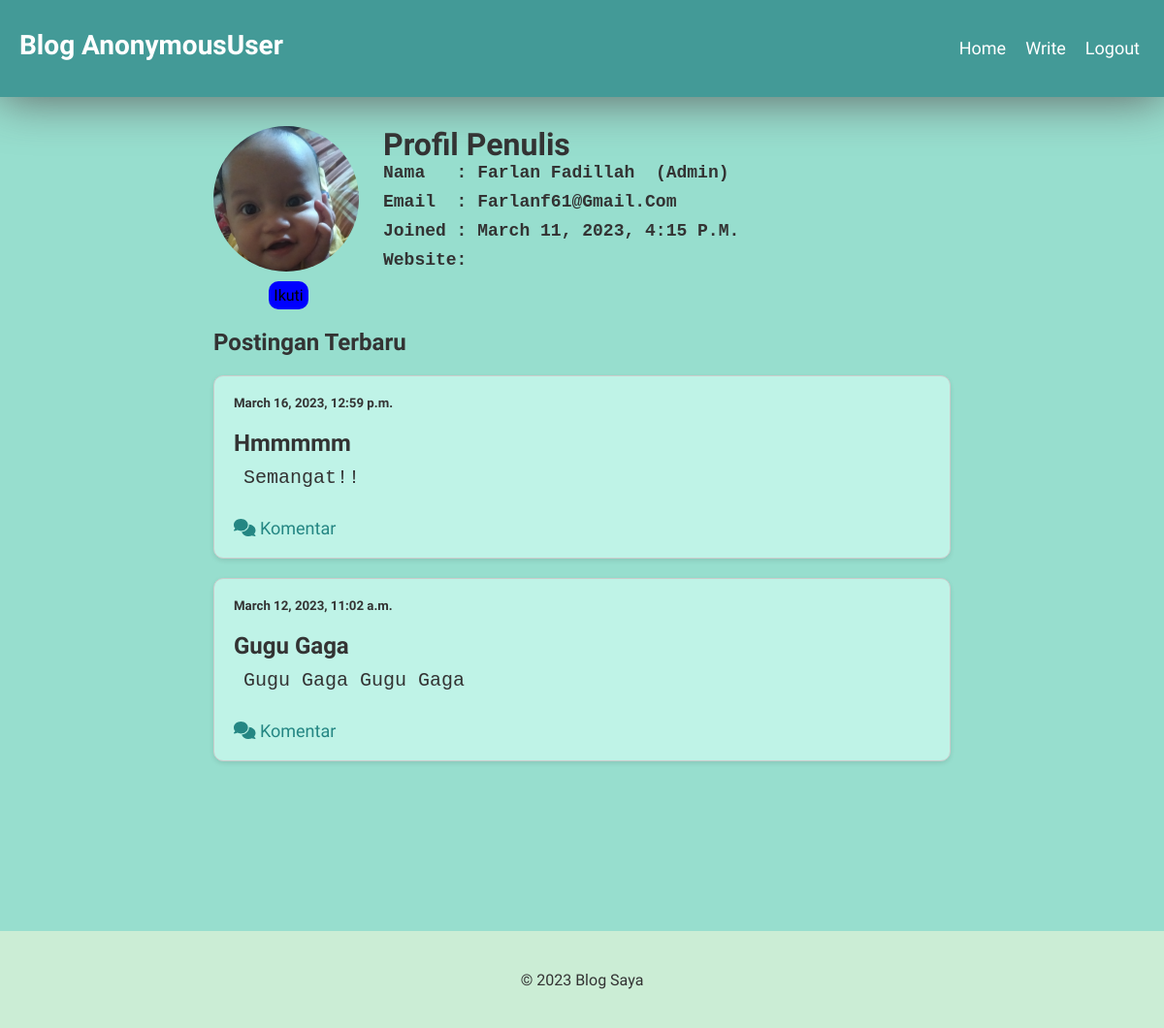
/profile/admin, run on the app's committed database.
### Main/models.py (models this page shows, shortened)
class ProfileImg(models.Model):
    image = models.ImageField(upload_to='images/', default='default-profile.jpg')
    user_id = models.IntegerField()

class Content(models.Model):
    content = models.CharField(max_length=10000)
    title = models.CharField(max_length=10000)
    date = models.DateTimeField(default=datetime.now(), blank=True)
    writer_id = models.IntegerField()

### Main/views.py (the view, shortened to what this page needs)
# urls.py: path('profile/<str:username>', views.profile, name="profile"),
def profile(request, username):
    have_profile = None
    user_content = []
    is_login = False
    already_follow = False
    if str(request.user) != str(username):
        data_user = User.objects.get(username=username)
        already_follow = Followed.objects.filter(my_id = request.user.id, followed_id = data_user.id).exists()
        image = ProfileImg.objects.get(user_id = data_user.id).image
        print(str(image) == 'default-profile.jpg')
        if str(image) == 'default-profile.jpg': # Kondisi ketika foto profil tidak ada
            image = False
        for content in Content.objects.filter(writer_id = data_user.id):
            user_content += [
                UserContents(
                name = User.objects.get(id = content.writer_id).username,
                content = content.content,
                date = content.date,
                title = content.title,
                content_id = content.id
                )]
        user_content = sorted(user_content, key=lambda x: x.date, reverse=True)
        return render(request, 'profile.html', {'datauser':data_user, 'contents':user_content, 'is_login':is_login, 'profileimg':image, 'already_follow' : already_follow})

### template/profile.html (shortened to what this page needs)
{% extends 'base.html' %}
{% block navbar %}
<ul class="navbar-nav">
    <li class="nav-item">
        <a href="/home/{{request.user}}" class="nav-link">Home</a>
    </li>
    <li class="nav-item">
        <a href="/home/{{request.user}}/post" class="nav-link">Write</a>
    </li>
    <li class="nav-item">
        <a href="{% url 'logout' %}" class="nav-link">Logout</a>
    </li>
</ul>
{% endblock %}
{% block content %}
<main class="profile_main">
    <div class="profile">
        {% if is_login %}
        <form action="/uploadimg" method="post" enctype="multipart/form-data">
            {% csrf_token %}
            <div class="profile-image">
                {% if profileimg != False %}
                <img id="image-preview" src="{{MEDIA_URL}}/images/{{profileimg}}">
                {% else %}
                <img id="image-preview" src="{{MEDIA_URL}}/images/default/default-profile.jpg">
                {% endif %}
                <label for="image-upload" class="choose-btn">
                    <i class="fa fa-upload"></i> Choose Photo
                </label>
                <input type="file" id="image-upload" name="image" onchange="previewImage(event)">
                <input hidden type="submit" value="Save" class="upload-btn" id="save-btn">
            </div>
        </form>
        {% else %}
        <div class="profile-image">
            {% if profileimg != False %}
            <img id="image-preview" src="{{MEDIA_URL}}/images/{{profileimg}}">
                {% if already_follow %}
                <a style="background-color: white;" href="/follow/{{datauser.id}}">Berhenti Mengikuti</a>
                {% else %}
                <a style="background-color: blue;" href="/follow/{{datauser.id}}">Ikuti</a>
                {% endif %}
            {% endif %}
        </div>
        {% endif %}
        <div class="profile-info">
            {% if is_login %}
            <h1>Profil Anda <a href="/setting">&emsp; edit</a></h1>
            {% else %}
            <h1>Profil Penulis</h1>
            {% endif %}
            <ul>
                <li class="profile_list"><pre>Nama   : {{datauser.first_name}} {{datauser.last_name}}  ({{datauser.username}})</pre></li>
                <li class="profile_list"><pre>Email  : {{datauser.email}}</pre> </li>
                <li class="profile_list"><pre>Joined : {{datauser.date_joined}}</pre></li>
                <li class="profile_list"><pre>Website:</pre> <a href="#"></a></li>
            </ul>
        </div>
    </div>
    <section class="profile_section">
        <h2>Postingan Terbaru</h2>
        {% for content in contents %}
        <div class="content-box">
            {% if is_login %}
            <h5>{{content.date}}
                <a href="/edit/{{content.content_id}}"><i class="fa-regular fa-pen-to-square"></i></a></h5>
            {% else %}
            <h5>{{content.date}}</h5>
            {% endif %}
            <h2>{{content.title}}</h2>
            <pre class="mypree">{{content.content}}</pre>
            {% if is_login %}
            <div class="comment-btn">
                <a href="/content/{{content.name}}/{{content.content_id}}" type="submit"
                    class='content-name'><i class="fa-solid fa-comments"></i> Komentar</a>
                <a href="/delete/{{content.content_id}}" onclick="return confirm('Are you sure you want to delete this content?')"><i class="fa-regular fa-trash-can"></i></a>
            </div>
            {% else %}
            <div class="comment-btn">
                <a href="/content/{{content.name}}/{{content.content_id}}" type="submit"
                    class='content-name'><i class="fa-solid fa-comments"></i> Komentar</a>
            </div>
            {% endif %}
        </div>
        {% empty %}
        <article>
            <h3>Belum ada Postingan</h3>
        </article>
        {% endfor %}
    </section>
</main>
{% endblock %}

### static/base.css (style rules this page uses)
:root { --primary-color: #0086c9; --secondary-color: #f7f7f7; --background-color: #ffffff; --text-color: #333333; }
* { margin: 0; padding: 0; box-sizing: border-box; }
body { font-family: 'Sono', sans-serif; font-size: 16px; color: var(--text-color); background-color: #97DECE; opacity: 0; transition: opacity 0.5s; margin: 0; }
a { text-decoration: none; color: black; transition: color 0.15s ease-in; }
.navbar-nav { display: flex; list-style-type: none; }
.nav-item { margin-right: 20px; }
.nav-link { font-size: 18px; font-weight: 500; color: white; text-decoration: none; }

### static/home.css (style rules this page uses)
main { padding: 10px; min-height: 100vh; max-width: 200vh; word-wrap: break-word; }
.mypree { width: 100%; white-space: pre-wrap; font-size: 20px; padding: 10px; }
.content-box { border: 1px solid #cccccc; border-radius: 10px; padding: 20px; margin: 20px 0; box-shadow: 0 2px 5px rgba(0, 0, 0, 0.1); background-color: #bff3e7; }
.content-box h2 { font-size: 24px; font-weight: 700; }
.content-box h5 { margin-bottom: 20px; }
.content-name { color: white; text-transform: capitalize; text-decoration: none; }
.content-box a { text-decoration: none; color: #248683; transition: color 0.3s ease; }
.comment-btn a { font-size: 18px; text-transform: capitalize; }

### static/profile.css (style rules this page uses)
.profile { display: flex; margin-bottom: 20px; }
.profile-image { margin-right: 20px; display: flex; justify-content: center; align-items: center; flex-direction: column; }
.profile-image img { max-width: 100%; height: auto; border-radius: 50%; width: 150px; height: 150px; object-fit: cover; border-radius: 50%; margin-bottom: 10px; }
.profile-image a { padding: 5px; border-radius: 10px; transition: opacity 0.3s; }
#image-preview { border-radius: 50%; object-fit: cover; width:150px; height: 150px; margin-right: 5px; }
.profile-info ul { list-style: none; padding: 0; margin: 0; }
.profile-info ul li { margin-bottom: 10px; }
.profile-info ul li pre { font-size: 18px; text-transform: capitalize; }
.profile-info .profile_list { font-family: 'Sono', sans-serif; font-weight: 700; }
.profile_section pre { width: 90%; white-space: pre-wrap; }
.profile_main { max-width: 800px; margin: 0 auto; padding: 20px; }
.profile_section { margin-bottom: 40px; }
.profile_section .content-box .comment-btn { padding-top: 20px; display: flex; justify-content: space-between; }
.content-box h5 { display: flex; justify-content: space-between; }

### static/content.css (style rules this page uses)
:root { --rad : 45px; }

### data on the page
ProfileImg: image (picture)
Content: date "March 16, 2023, 12:59 p.m.", title "Hmmmmm", content "Semangat!!"
Content: date "March 12, 2023, 11:02 a.m.", title "Gugu Gaga", content "Gugu Gaga Gugu Gaga"

### other printed values
{{ request.user }} "AnonymousUser"
{{ datauser.first_name }} "Farlan"
{{ datauser.last_name }} "Fadillah"
{{ datauser.username }} "Admin"
{{ datauser.email }} "Farlanf61@gmail.com"
{{ datauser.date_joined }} "March 11, 2023, 4:15 P.m."
